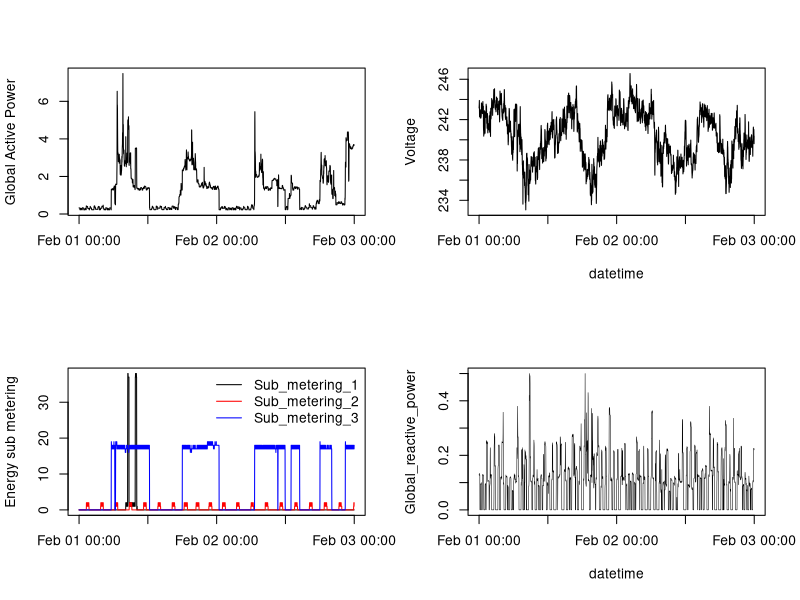

Reproduce this figure in R.
#Pre-requisite : create_data.R has been executed => project-data.csv exists in RWork directory

#Language settings
local_origin <- Sys.getlocale( category = "LC_TIME" )
Sys.setlocale("LC_TIME", "C")


#Getting & parsing data
read.csv("project-data.csv",header=TRUE, stringsAsFactors = FALSE)->pdata
as.Date(pdata$Date)->pdata$Date
strptime(pdata$Time, format="%Y-%m-%d %H:%M:%S")->pdata$Time

#Creating 4th plot : graph will be written directly to the file, no display in RStudio
png('plot4.png',width = 480, height = 480)
par(mfrow=c(2,2))
# topleft graph
with(pdata, plot(Time, Global_active_power,type="l",xlab="", ylab="Global Active Power"))

# topright graph
with(pdata, plot(Time, Voltage, type="l", xlab="datetime", ylab="Voltage"))

# bottomleft graph
with(pdata,plot(Time, Sub_metering_1, type="l", ylab="Energy sub metering", xlab=""))
with(pdata,lines(Time, Sub_metering_2, col="red"))
with(pdata, lines(Time, Sub_metering_3, col="blue"))
legend("topright", legend=c("Sub_metering_1", "Sub_metering_2", "Sub_metering_3"),lty=c(1,1,1), col=c("black","red", "blue"), bty="n")

# bottomright graph
with(pdata,plot(Time, Global_reactive_power, type="l",lwd=0.5, xlab="datetime", ylab="Global_reactive_power"))


#Writing to png file
dev.off()

#Language settings
Sys.setlocale("LC_TIME",local_origin)